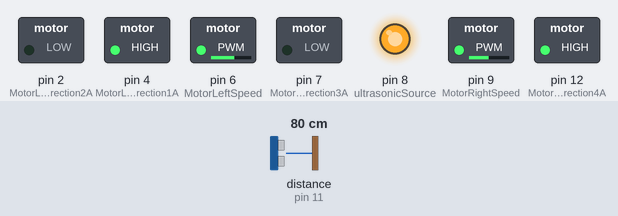
Simulated run of this sketch. Board: Arduino Uno, built with avr-gcc and run on an emulated ATmega328P. Shown: switched loads named in the sketch (green lamp = pin HIGH), output pins drawn as LEDs (lit = HIGH). Wiring (inferred from the names in the program): ultrasonic range finder: trigger pin 10; echo pin 11. Dashed ring = blinking. Inputs (shaded band) come from the test bench; at power-on: distance to the obstacle (sensor on pin 11) 80 cm. The echo pulse lasts 58.3 µs per cm; pins used as bus, display or sensor lines are not drawn.

Above: at 1.2 s.
1.3 s: distance to the obstacle (sensor on pin 11) set to 6 cm
2.8 s: distance to the obstacle (sensor on pin 11) set to 3 cm
At 3.26 s:
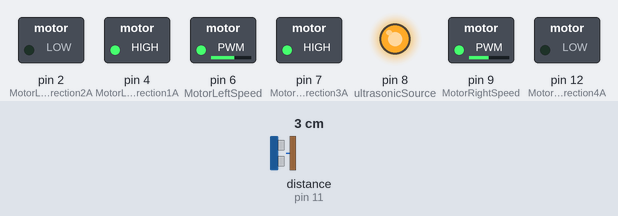
5.8 s: distance to the obstacle (sensor on pin 11) set to 9 cm
At 6.3 s:
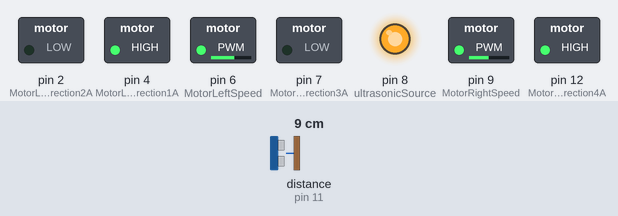
7.4 s: distance to the obstacle (sensor on pin 11) set to 2 cm
At 7.55 s:
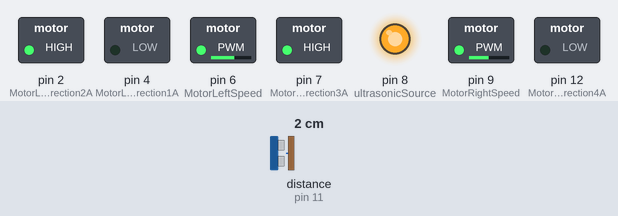
Timing chart, 0 to 11.4 s (numbered marks = the images above; inputs shaded):
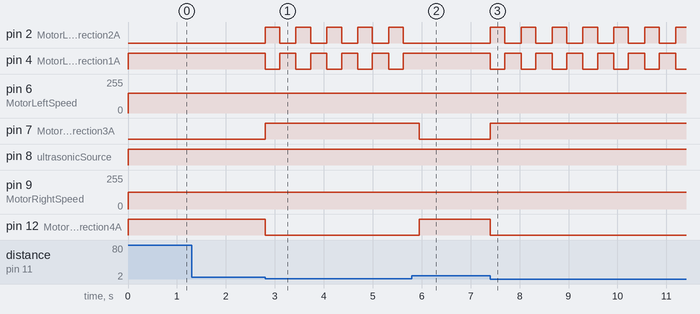

Measured:
- the behaviour switches between 5 and 4 cm on distance to the obstacle (sensor on pin 11) (found by bisection; images 0 and 1)
- after the input at 1.3 s, every drawn part: stays the same
- after the input at 2.8 s, pin 2 (MotorLeftDirection2A): alternates HIGH for 0.30 s and LOW for 0.33 s, starting at once; pin 4 (MotorLeftDirection1A): alternates HIGH for 0.33 s and LOW for 0.30 s, starting at once; pin 7 (MotorRightDirection3A): LOW → HIGH at once; pin 12 (MotorRightDirection4A): HIGH → LOW at once
- after the input at 5.8 s, pin 2 (MotorLeftDirection2A): stops changing and stays LOW; pin 4 (MotorLeftDirection1A): stops changing and stays HIGH; pin 7 (MotorRightDirection3A): HIGH → LOW after 0.15 s; pin 12 (MotorRightDirection4A): LOW → HIGH after 0.15 s
- after the input at 7.4 s, pin 2 (MotorLeftDirection2A): alternates HIGH for 0.30 s and LOW for 0.33 s, starting at once; pin 4 (MotorLeftDirection1A): alternates HIGH for 0.33 s and LOW for 0.30 s, starting at once; pin 7 (MotorRightDirection3A): LOW → HIGH at once; pin 12 (MotorRightDirection4A): HIGH → LOW at once

The sketch:

self-drive-car.ino
```cpp
const int MotorLeftDirection2A = 2;
const int MotorLeftDirection1A = 4;
const int MotorLeftSpeed = 6;

const int MotorRightDirection4A = 12;
const int MotorRightDirection3A = 7;
const int MotorRightSpeed = 9;

const int triggerPin = 10;
const int echoPin = 11;
const int ultrasonicSource = 8;

long duration;
int distance;
unsigned long trackTime;

void setup() {
    pinMode(MotorLeftDirection1A, OUTPUT);
    pinMode(MotorLeftDirection2A, OUTPUT);
    pinMode(MotorLeftSpeed, OUTPUT);

    pinMode(MotorRightDirection4A, OUTPUT);
    pinMode(MotorRightDirection3A, OUTPUT);
    pinMode(MotorRightSpeed, OUTPUT);

    pinMode(triggerPin, OUTPUT); // Sets the trigPin as an Output
    pinMode(echoPin, INPUT); // Sets the echoPin as an Input
    pinMode(ultrasonicSource, OUTPUT);
    Serial.begin(9600); // Starts the serial communication

    duration = 0;
    distance = 0;
    trackTime = 0;
}

void runForward() {
    digitalWrite(MotorLeftDirection1A, HIGH);
    digitalWrite(MotorLeftDirection2A, LOW);
    analogWrite(MotorLeftSpeed, 148);

    digitalWrite(MotorRightDirection4A, HIGH);
    digitalWrite(MotorRightDirection3A, LOW);
    analogWrite(MotorRightSpeed, 125);
}

void runBackward() {
    digitalWrite(MotorLeftDirection1A, LOW);
    digitalWrite(MotorLeftDirection2A, HIGH);
    analogWrite(MotorLeftSpeed, 148);

    digitalWrite(MotorRightDirection4A, LOW);
    digitalWrite(MotorRightDirection3A, HIGH);
    analogWrite(MotorRightSpeed, 125);
}

void turnRight() {
    digitalWrite(MotorLeftDirection1A, HIGH);
    digitalWrite(MotorLeftDirection2A, LOW);
    analogWrite(MotorLeftSpeed, 148);

    digitalWrite(MotorRightDirection4A, LOW);
    digitalWrite(MotorRightDirection3A, HIGH);
    analogWrite(MotorRightSpeed, 125);
}

void loop() {
    trackTime = millis();
    digitalWrite(ultrasonicSource, HIGH);
    runForward();

    digitalWrite(triggerPin, LOW);
    delayMicroseconds(2);
    digitalWrite(triggerPin, HIGH);
    delayMicroseconds(10);
    digitalWrite(triggerPin, LOW);
    duration = pulseIn(echoPin, HIGH);
    distance = duration * 0.034 / 2;

    if (distance < 4 && trackTime >= 500) {
        // change the direction to backward.
        runBackward();
        delay(300);
        // only turn the left wheel forward to turn right.
        turnRight();
        delay(330);
        // turn all the wheel forward.
        runForward();
    }

}
```
